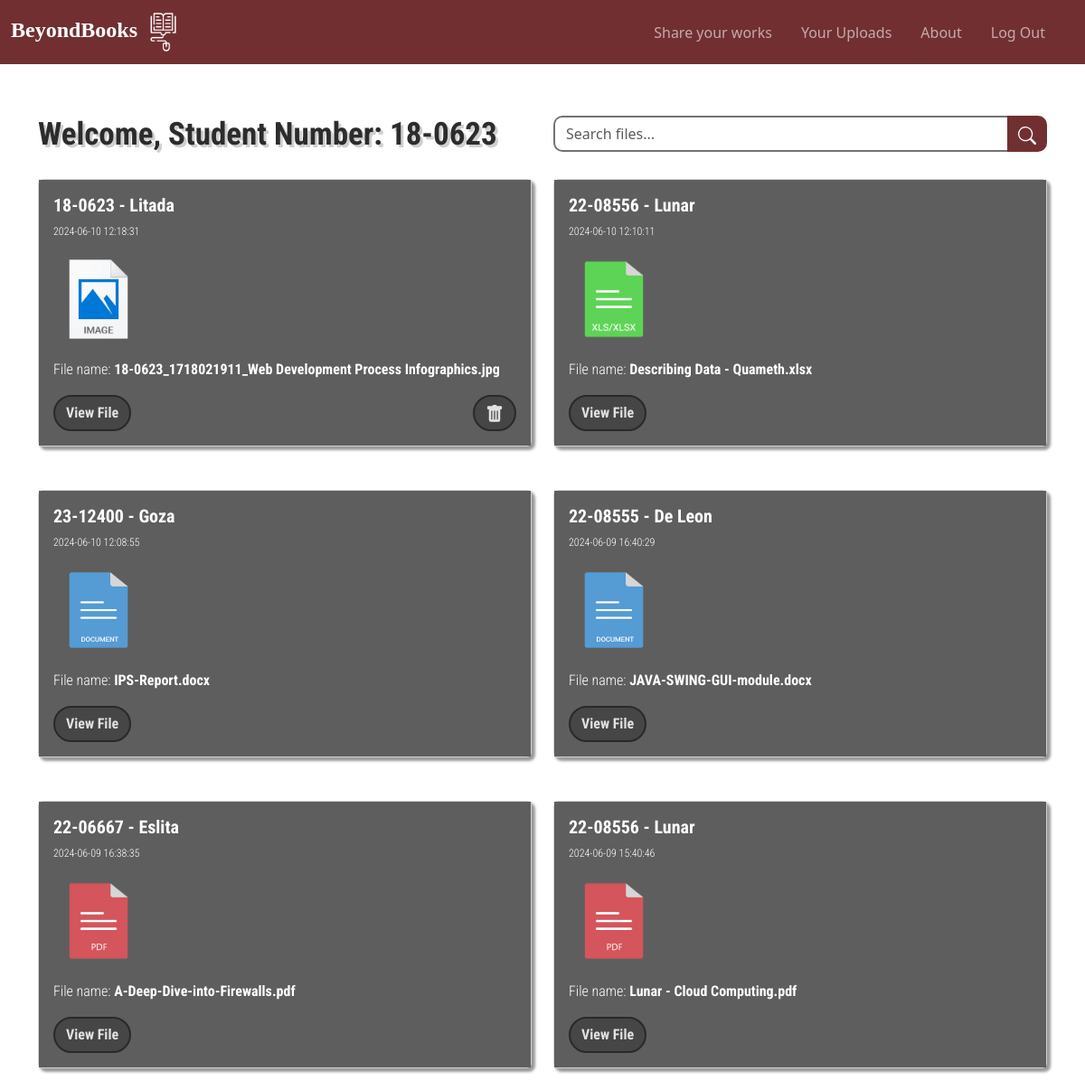
/home.php (signed in), run on the app's committed database.
### tables this page shows
CREATE TABLE `approved` (
  `date` timestamp NOT NULL DEFAULT current_timestamp() ON UPDATE current_timestamp(),
  `studentnum` varchar(80) NOT NULL,
  `lastname` varchar(80) NOT NULL,
  `email` varchar(80) NOT NULL,
  `filename` varchar(255) NOT NULL,
  `folderlocation` varchar(25) NOT NULL
);

### home.php (the view, shortened to what this page needs)
<?php
$studentnum = $_SESSION["studentnum"];
$conn = mysqli_connect("sql302.infinityfree.com", "if0_36713719", "O0L1QO1yuEsd", "if0_36713719_db_beyond_books");
?>
<!DOCTYPE html>
<html lang="en">
<head>
  <link href="https://cdn.jsdelivr.net/npm/bootstrap@5.3.3/dist/css/bootstrap.min.css" rel="stylesheet"
>
  <link rel="stylesheet" type="text/css" href="navbar.css">
  <link rel="stylesheet" type="text/css" href="home.css">
</head>
<body style>
  <nav class="navbar navbar-expand-lg fixed-top">
    <div class="container-fluid">
      <a class="navbar-brand" href="home.php">BeyondBooks <img src="media/image/dig-book.png"></a>
      <div style="max-width:70%;" class="offcanvas offcanvas-end" tabindex="-1" id="offcanvasNavbar" aria-labelledby="offcanvasNavbarLabel">
        <div class="offcanvas-body">
          <ul class="navbar-nav justify-content-end flex-grow-1 pe-3">
            <li class="nav-item">
            <li class="nav-item">
              <a class="nav-link mx-lg-2" href="file-upl.php">Share your works</a>
            </li>
            <li class="nav-item">
              <a class="nav-link mx-lg-2"  href="your-uploads.php">Your Uploads</a>
            </li>
            <li>
              <a class="nav-link mx-lg-2" href="about.php">About</a>
            </li>
            <li class="nav-item">
              <a class="nav-link mx-lg-2" href="#" data-bs-toggle="modal" data-bs-target="#logout-modal" id="btn-logout">Log Out</a>
            </li>
          </ul>
        </div>
      </div>
    </div>
  </nav>
<div class="container">
  <div class="row mt-5" style="margin-bottom: 20px;">
    <div class="col-md-6">
      <h3>Welcome, Student Number: <?php echo $studentnum;?></h3>
    </div>
    <div class="col-md-6">
      <div class="input-group">
        <input type="search" id="search-input" class="form-control search-input" placeholder="Search files...">
        <button id="search-btn" class="btn btn-primary search-btn">
        </button>
      </div>
    </div>
  </div>
    <div id="card-container" class="row gy-5">
      <?php
      $stmt = $conn->prepare("SELECT * FROM approved ORDER BY date DESC");
      $stmt->execute();
      $result = $stmt->get_result();
      while($row = $result->fetch_assoc()) {
        $studentnum = $row['studentnum'];
        $lastname = $row['lastname'];
        $date = $row['date'];
        $fileName = $row['filename'];
        $newFileName = preg_replace('/\d{2}-\d{5}_\d{10}_/', '', $fileName);
        $folderlocation = $row['folderlocation'];
        $fileurl = '../'. $folderlocation. '/'. $fileName;
        $thumbnail = '';
        $fileExtension = strtolower(pathinfo($fileName, PATHINFO_EXTENSION));
        switch ($fileExtension) {
          case 'pdf':
            $thumbnail = 'thumbnail/pdf.png';
            break;
          case 'doc':
          case 'docx':
            $thumbnail = 'thumbnail/documents.png';
            break;
          case 'xls':
          case 'xlsx':
            $thumbnail = 'thumbnail/spreadsheets.png';
            break;
          case 'jpg':
          case 'jpeg':
          case 'png':
            $thumbnail = 'thumbnail/images.png';
            break;
        }
        echo '<div class="col-md-6 gy-5">';
        echo '<div class="card">';
        echo '<div class="card-body" id="card-container">';
        echo "<h5 class='card-title'>{$studentnum} - {$lastname}</h5>";
        echo "<p class='card-text' style='font-size:12px;'>{$date}</p>";
        echo "<p class='card-text'><img src='{$thumbnail}' width='100' height='100'></p>";
        echo "<p class='card-text'>File name: <span style='font-weight:700;'>{$newFileName}</span></p>";
        echo '<a href="user-file-preview.php?url='. urlencode($fileurl = str_replace('../', '', $fileurl)).'" target="iframe" class="btn btn-primary">View File</a>';
        if (isset($_SESSION['studentnum']) && $_SESSION['studentnum'] == $row['studentnum']) {
          echo '<button class=\'btn btn-danger float-end\' onclick=\'confirmDelete("'.$row['date'].'", "'.$row['studentnum'].'", "'.$row['lastname'].'", "'.$row['email'].'", "'.$row['filename'].'", "'.$row['folderlocation'].'")\'>
          <svg xmlns="http://www.w3.org/2000/svg" width="20" height="20" fill="currentColor" class="bi bi-trash-fill" viewBox="0 0 16 16">
            <path d="M2.5 1a1 1 0 0 0-1 1v1a1 1 0 0 0 1 1H3v9a2 2 0 0 0 2 2h6a2 2 0 0 0 2-2V4h.5a1 1 0 0 0 1-1V2a1 1 0 0 0-1-1H10a1 1 0 0 0-1-1H7a1 1 0 0 0-1 1zm3 4a.5.5 0 0 1 .5.5v7a.5.5 0 0 1-1 0v-7a.5.5 0 0 1 .5-.5M8 5a.5.5 0 0 1 .5.5v7a.5.5 0 0 1-1 0v-7A.5.5 0 0 1 8 5m3 .5v7a.5.5 0 0 1-1 0v-7a.5.5 0 0 1 1 0"/>
          </svg></button>';
        }
        echo '</div>';
      echo '</div>';
      echo '</div>';
    }
 ?>
  </div>
</div>
</body>
</html>

### navbar.css (style rules this page uses)
.navbar, .offcanvas { background-color: #712F31; }
h5 { color: #fff; font-weight: 700; }
.navbar-brand img { height: 45px; width: 45px; }
.nav-link { color: #ffffff98; font-weight: 500; position: relative; }
@media (min-width: 991px) { .nav-link::before { content: ""; position: absolute; bottom: 0; left: 50%; transform: translateX(-50%); width: 0; height: 2px; background-color: #DD6B14 ; visibility: hidden; transition: 0.2s ease-in-out; } }
.navbar-brand { color: #fff; font-weight: 500; font-size: 24px; font-family: "Domine", serif; font-optical-sizing: auto; font-weight: 700; font-style: normal; }

### home.css (style rules this page uses)
body { padding-top: 80px; padding-bottom: 2%; background: #ffffff; }
.search-input { background-color: #ffffff; border: solid 2px #424242bd; border-right: none; border-radius: 10px 0 0 10px; }
.search-btn { background-color: #712F31; border-radius: 0 10px 10px 0; border: none; }
.card { font-family: "Roboto Condensed", sans-serif; font-optical-sizing: auto; font-weight: 300; font-style: normal; background: none; box-shadow: 3px 3px 3px 1px rgba(0, 0, 0, 0.4); }
.card-body { background: #5e5e5e; color: #fff; }
.card .btn { font-family: "Roboto Condensed", sans-serif; font-optical-sizing: auto; font-weight: 700; font-style: normal; background: #464646; border-radius: 50px; border: solid 2px #292929; color: #e4e1e1; transition: 0.5s; }
.card-text { white-space: normal; word-wrap: break-word; }
.container h3 { color: #2c2c2c; font-family: "Domine", serif; font-optical-sizing: auto; font-weight: 700; font-style: normal; }
.row h3 { font-size: 35px; font-family: "Roboto Condensed", sans-serif; font-optical-sizing: auto; font-weight: 700; font-style: normal; }
.container h3 { text-shadow: 3px 3px 0.2px #70707056; }

### data on the page
approved: studentnum "18-0623", lastname "Litada", date "2024-06-10 12:18:31", shows a picture, filename "18-0623_1718021911_Web Development Process Infographics.jpg"
approved: studentnum "22-08556", lastname "Lunar", date "2024-06-10 12:10:11", shows a picture, filename "Describing Data - Quameth.xlsx"
approved: studentnum "23-12400", lastname "Goza", date "2024-06-10 12:08:55", filename "IPS-Report.docx"
approved: studentnum "22-08555", lastname "De Leon", date "2024-06-09 16:40:29", filename "JAVA-SWING-GUI-module.docx"
approved: studentnum "22-06667", lastname "Eslita", date "2024-06-09 16:38:35", filename "A-Deep-Dive-into-Firewalls.pdf"
approved: studentnum "22-08556", lastname "Lunar", date "2024-06-09 15:40:46", filename "Lunar - Cloud Computing.pdf"

### other printed values
$studentnum "18-0623"
